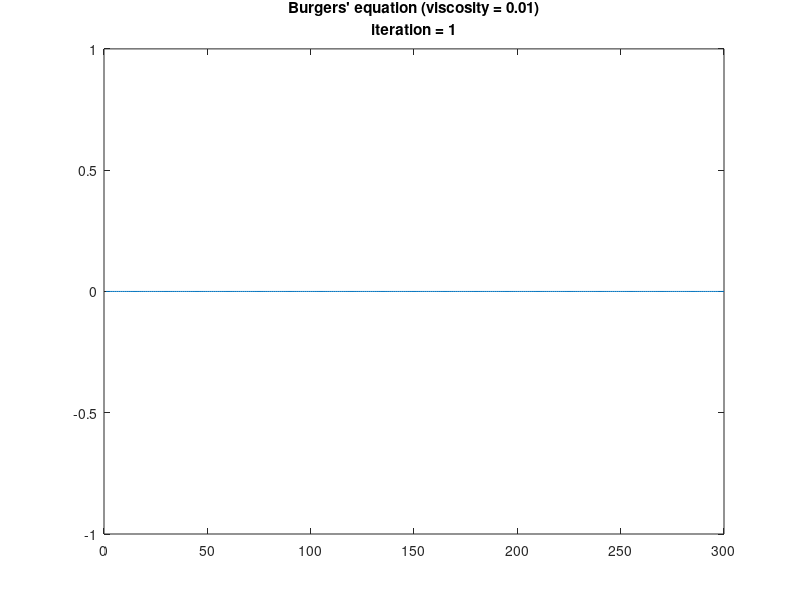

Reproduce this figure in MATLAB. (Note: this script raises an error after producing the figure.)
%% Initial values of 0
clc, clear, close all
x= dlmread("u0.txt");
for i =1:12
	figure(1)
	h = plot(x(i,:));
    title({['Burgers'' equation (viscosity = ', num2str(0.01),')'];['iteration = ',num2str(i)]})
    refreshdata(h);
    set(gcf, 'Units', 'Normalized', 'OuterPosition', [0 0 1 1]);
	xlim([0 300])
	ylim([-1 1])
%    pause(0.2);
end

%% Initial values of 1
clc, clear, close all
x= dlmread("u1.txt");
for i =1:12
	figure(1)
	h = plot(x(i,:));
    title({['Burgers'' equation (viscosity = ', num2str(0.01),')'];['iteration = ',num2str(i)]})
    refreshdata(h);
    set(gcf, 'Units', 'Normalized', 'OuterPosition', [0 0 1 1]);
	xlim([0 300])
	ylim([0 2])
%    pause(0.2);
end

%% Initial values using phi and dphi
clc, clear, close all
x= dlmread("u2.txt");
for i =1:500
	figure(1)
	h = plot(x(i,:));
    title({['Burgers'' equation (viscosity = ', num2str(0.01),')'];['iteration = ',num2str(i)]})
    refreshdata(h);
    set(gcf, 'Units', 'Normalized', 'OuterPosition', [0 0 1 1]);
	xlim([1 20])
	ylim([0 10])
%    pause(0.2);
end

%% Initial values using phi and dphi but with more time steps
clc, clear, close all
x= dlmread("u3.txt");
for i =1:600
	figure(1)
	h = plot(x(i,:));
    title({['Burgers'' equation (viscosity = ', num2str(0.01),')'];['iteration = ',num2str(i)]})
    refreshdata(h);
    set(gcf, 'Units', 'Normalized', 'OuterPosition', [0 0 1 1]);
	xlim([1 40])
	ylim([0 10])
%    pause(0.2);
end

%% Initial values using phi and dphi but with new viscosity of 0.1
clc, clear, close all
x= dlmread("u5.txt");
for i =1:600
	figure(1)
	h = plot(x(i,:));
    title({['Burgers'' equation (viscosity = ', num2str(0.1),')'];['iteration = ',num2str(i)]})
    refreshdata(h);
    set(gcf, 'Units', 'Normalized', 'OuterPosition', [0 0 1 1]);
	xlim([1 20])
	ylim([0 2])
%    pause(0.2);
end


%% Initial values using 10 * sin
clc, clear, close all
x= dlmread("u6.txt");
for i =1:11
	figure(1)
	h = plot(x(i,:), '-o');
    title({['Burgers'' equation (viscosity = ', num2str(0.1),')'];['iteration = ',num2str(i)]})
    refreshdata(h);
    set(gcf, 'Units', 'Normalized', 'OuterPosition', [0 0 1 1]);
	xlim([1 100])
	ylim([-12 12])
    pause(0.2);
end

%% What happens if we keep going
clc, clear, close all
x= dlmread("u6.txt");
for i =1:20
	figure(1)
	h = plot(x(i,:), '-o');
    title({['Burgers'' equation (viscosity = ', num2str(0.1),')'];['iteration = ',num2str(i)]})
    refreshdata(h);
    set(gcf, 'Units', 'Normalized', 'OuterPosition', [0 0 1 1]);
	xlim([1 100])
	ylim([-12 12])
    pause(0.2);
end

%% sin from 0 to pi
clc, clear, close all
x= dlmread("u7.txt");
for i =1:15
	figure(1)
	h = plot(x(i,:), '-o');
    title({['Burgers'' equation (viscosity = ', num2str(0.1),')'];['iteration = ',num2str(i)]})
    refreshdata(h);
    set(gcf, 'Units', 'Normalized', 'OuterPosition', [0 0 1 1]);
	xlim([1 100])
	ylim([-12 12])
    pause(0.2);
end

%% 10 *  sin from 0 to pi but keep going
clc, clear, close all
x= dlmread("u7.txt");
for i =1:20
	figure(1)
	h = plot(x(i,:), '-o');
    title({['Burgers'' equation (viscosity = ', num2str(0.1),')'];['iteration = ',num2str(i)]})
    refreshdata(h);
    set(gcf, 'Units', 'Normalized', 'OuterPosition', [0 0 1 1]);
	xlim([1 100])
	ylim([-12 12])
    pause(0.2);
end

%% sin from 0 to pi 
clc, clear, close all
x= dlmread("u8.txt");
for i =1:1500
	figure(1)
	h = plot(x(i,:), '-o');
    title({['Burgers'' equation (viscosity = ', num2str(0.1),')'];['iteration = ',num2str(i)]})
    refreshdata(h);
    set(gcf, 'Units', 'Normalized', 'OuterPosition', [0 0 1 1]);
	xlim([1 100])
	ylim([-1 1])
%    pause(0.2);
end